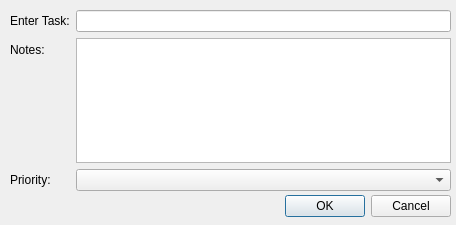
<?xml version="1.0" encoding="UTF-8"?>
<ui version="4.0">
 <class>TaskInputDialog</class>
 <widget class="QDialog" name="TaskInputDialog">
  <property name="geometry">
   <rect>
    <x>0</x>
    <y>0</y>
    <width>456</width>
    <height>225</height>
   </rect>
  </property>
  <property name="windowTitle">
   <string>Dialog</string>
  </property>
  <widget class="QDialogButtonBox" name="okCancelBox">
   <property name="geometry">
    <rect>
     <x>110</x>
     <y>190</y>
     <width>341</width>
     <height>32</height>
    </rect>
   </property>
   <property name="orientation">
    <enum>Qt::Horizontal</enum>
   </property>
   <property name="standardButtons">
    <set>QDialogButtonBox::Cancel|QDialogButtonBox::Ok</set>
   </property>
  </widget>
  <widget class="QWidget" name="formLayoutWidget">
   <property name="geometry">
    <rect>
     <x>10</x>
     <y>10</y>
     <width>441</width>
     <height>181</height>
    </rect>
   </property>
   <layout class="QFormLayout" name="formLayout">
    <item row="0" column="0">
     <widget class="QLabel" name="taskLabel">
      <property name="text">
       <string>Enter Task:</string>
      </property>
     </widget>
    </item>
    <item row="0" column="1">
     <widget class="QLineEdit" name="taskLineEdit"/>
    </item>
    <item row="2" column="1">
     <widget class="QComboBox" name="priorityComboBox"/>
    </item>
    <item row="2" column="0">
     <widget class="QLabel" name="priorityLabel">
      <property name="text">
       <string>Priority:</string>
      </property>
     </widget>
    </item>
    <item row="1" column="0">
     <widget class="QLabel" name="label">
      <property name="text">
       <string>Notes:</string>
      </property>
     </widget>
    </item>
    <item row="1" column="1">
     <widget class="QPlainTextEdit" name="plainTextEdit">
      <property name="sizePolicy">
       <sizepolicy hsizetype="Expanding" vsizetype="Fixed">
        <horstretch>0</horstretch>
        <verstretch>0</verstretch>
       </sizepolicy>
      </property>
     </widget>
    </item>
   </layout>
  </widget>
 </widget>
 <resources/>
 <connections>
  <connection>
   <sender>okCancelBox</sender>
   <signal>accepted()</signal>
   <receiver>TaskInputDialog</receiver>
   <slot>accept()</slot>
   <hints>
    <hint type="sourcelabel">
     <x>248</x>
     <y>254</y>
    </hint>
    <hint type="destinationlabel">
     <x>157</x>
     <y>274</y>
    </hint>
   </hints>
  </connection>
  <connection>
   <sender>okCancelBox</sender>
   <signal>rejected()</signal>
   <receiver>TaskInputDialog</receiver>
   <slot>reject()</slot>
   <hints>
    <hint type="sourcelabel">
     <x>316</x>
     <y>260</y>
    </hint>
    <hint type="destinationlabel">
     <x>286</x>
     <y>274</y>
    </hint>
   </hints>
  </connection>
 </connections>
</ui>
